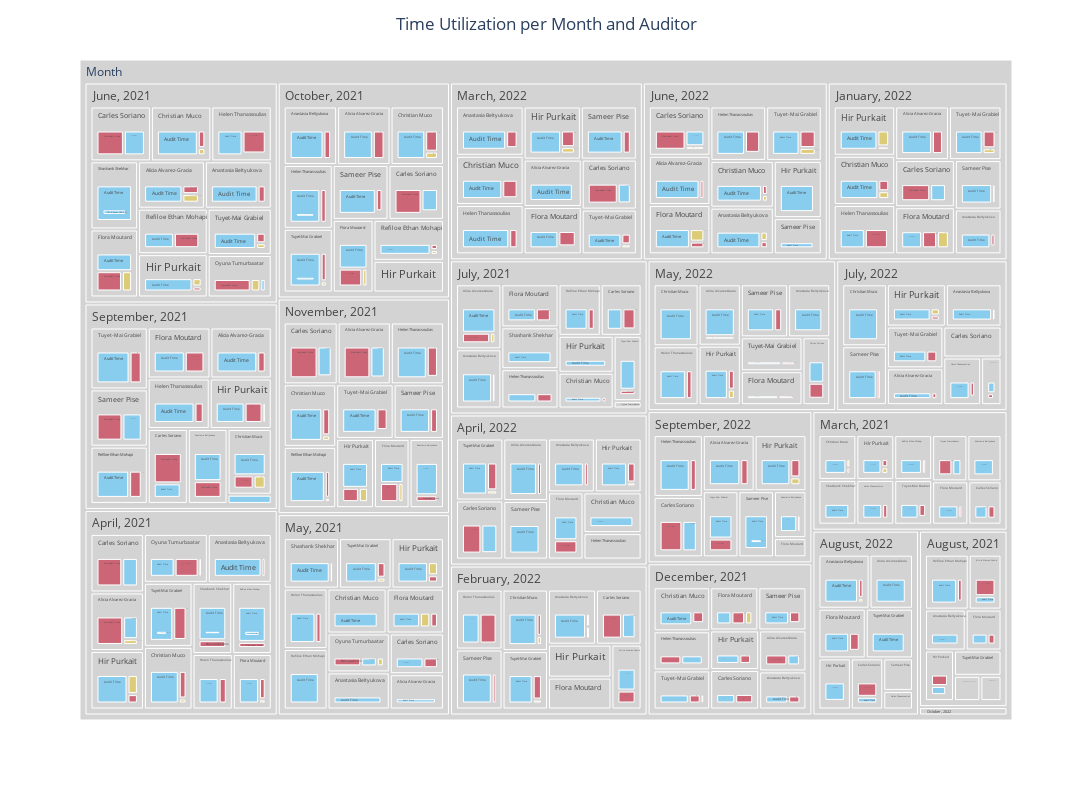

Notebook source saved alongside this figure:
### Code cell
build_treemap(wb)

### Figure 1 — Plotly figure (JSON) as saved in the notebook; plotly's stock layout.template omitted (floating-point values rounded to 4 significant figures; data arrays with more than 128 entries replaced by an {"elided": "..."} marker saying what was removed)
{"data": [{"branchvalues": "total", "customdata": {"elided": "4144x3 str values"}, "domain": {"x": [0, 1], "y": [0, 1]}, "hovertemplate": "label = %{label}<br>Activity = %{customdata[0]}<br>Working hours = %{value}<extra></extra>", "ids": {"elided": "4144 str values"}, "labels": {"elided": "4144 str values"}, "marker": {"colors": {"elided": "4144 str values"}}, "maxdepth": 5, "name": "", "parents": {"elided": "4144 str values"}, "type": "treemap", "values": {"elided": "4144 float values"}}], "layout": {"height": 800, "legend": {"tracegroupgap": 0}, "margin": {"t": 60}, "title": {"text": "Time Utilization per Month and Auditor", "x": 0.5}, "width": 1300}}
